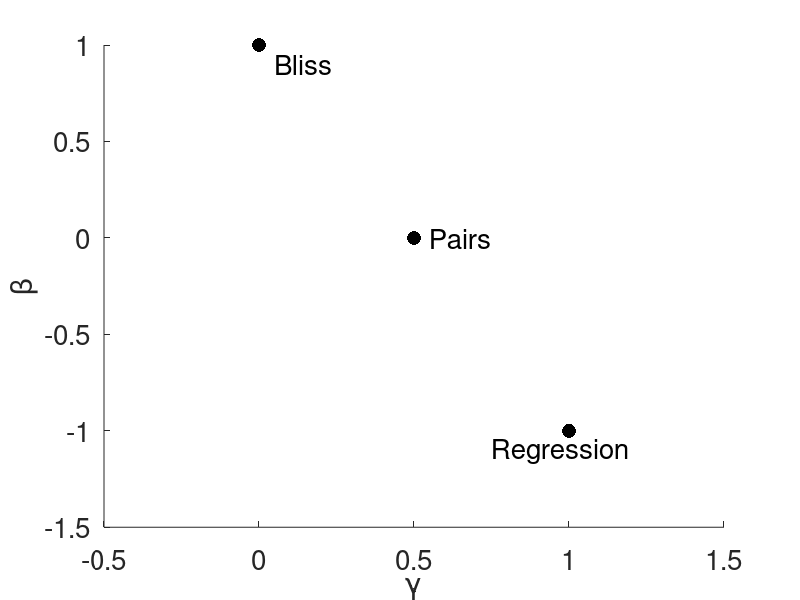

Write the MATLAB code that produced this figure.
function [ output_args ] = setPlotPropertiesFormulaNames()
% set axis, add formula names, more

hold on
xlabel('\gamma','FontSize',20);
ylabel('\beta','FontSize',20);

%regress
plot(1,-1,'black.','MarkerSize',30)
%text(1.05,-1,'Regression','FontSize',20)
text(0.75,-1.1,'Regression','FontSize',20)

%bliss
plot(0,1,'black.','MarkerSize',30)
%text(0.05,1,'Bliss','FontSize',20)
text(0.05,0.9,'Bliss','FontSize',20)


%pairs
plot(0.5,0,'black.','MarkerSize',30)
text(0.55,0,'Pairs','FontSize',20)

set(gca,'FontSize',20)
axis([-0.5,1.5,-1.5,1])

end

